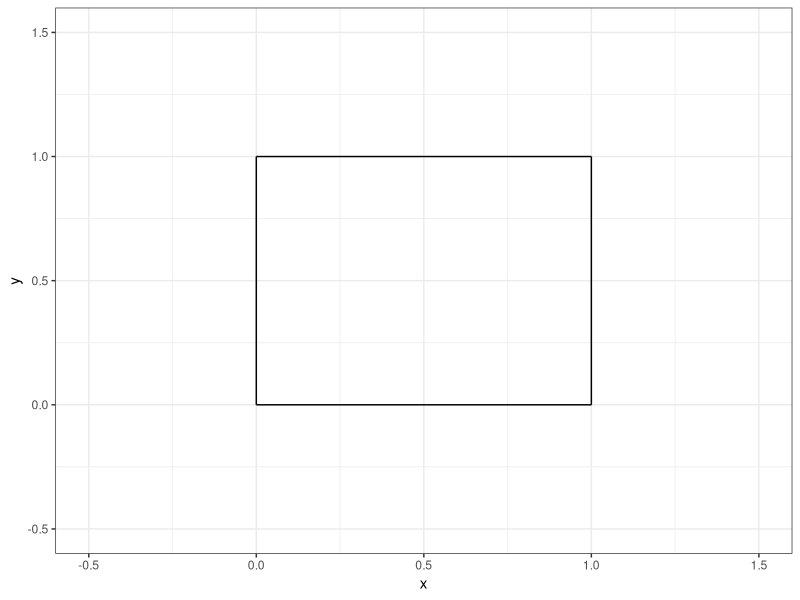
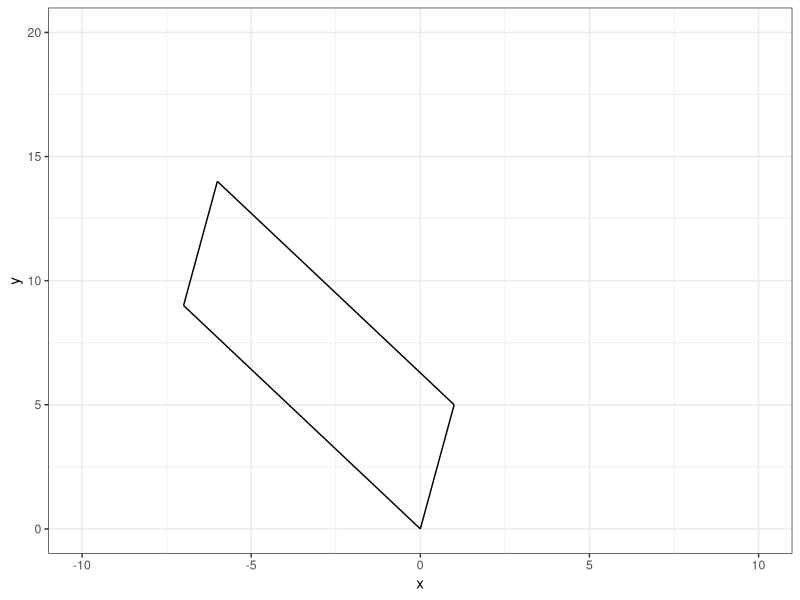

These figures' R source, in order:
## ---- chunk 1
#| echo: false

default_chunk_hook  <- knitr::knit_hooks$get("chunk")

latex_font_size <- c("Huge", "huge", "LARGE", "Large", 
                     "large", "normalsize", "small", 
                     "footnotesize", "scriptsize", "tiny")

knitr::knit_hooks$set(chunk = function(x, options) {
  x <- default_chunk_hook(x, options)
  if(options$size %in% latex_font_size) {
    paste0("\n \\", options$size, "\n\n", 
      x, 
      "\n\n \\normalsize"
    )
  } else {
    x
  }
})

## ---- chunk 2
#| label: load-packages
#| include: false
library(tidyverse)
## ---- chunk 3
#| label: fig-unitsquare
#| fig-cap: "The unit square."
#| fig-width: 3
#| fig-height: 3
#| scale: "80%"
#| fig-align: "center"
#| size: "scriptsize"
ggplot() +
  geom_segment(aes(x = 0, xend = 0,
                   y=0, yend = 1))+
  geom_segment(aes(x = 0, xend = 1,
                   y=1, yend = 1))+
  geom_segment(aes(x = 1, xend = 1,
                   y=0, yend = 1))+
  geom_segment(aes(x = 0, xend = 1,
                   y=0, yend = 0)) +
  theme_bw() + 
  xlim(-0.5, 1.5)+
  ylim(-0.5, 1.5)+
  labs(x = "x", 
       y = "y")
## ---- chunk 4
#| size: "scriptsize"
(M <- matrix(data = c(1, 0, 0, 1), nrow = 2, ncol = 2)) # 
(A <- matrix(data = c(1, 5, -7, 9), nrow = 2, ncol = 2)) # created matrix A
## ---- chunk 5
#| size: "scriptsize" 
(T <- A %*% M) # Created matrix T
## ---- chunk 6
#| size: "scriptsize" 
(basis.vector.1 <- T[, 1]) # created basis.vector.1 
(basis.vector.2 <- T[, 2]) # created basis.vector.2
## ---- chunk 7
#| size: "scriptsize" 
(p0 <- c(0, 0)) 
(p1 <- c(1, 5))
(p2 <- c(-6, 14))
(p3 <- c(-7, 9)) # created points p0, p1, p2, p3
## ---- chunk 8
#| label: fig-matrixT
#| fig-cap: "Matrix T."
#| fig-width: 3
#| fig-height: 3
#| scale: "80%"
#| fig-align: "center"
#| size: "scriptsize"
ggplot() +
  geom_segment(aes(x = p0[1], y = p0[2], xend = p1[1], yend = p1[2])) +
  geom_segment(aes(x = p1[1], y = p1[2], xend = p2[1], yend = p2[2])) +
  geom_segment(aes(x = p2[1], y = p2[2], xend = p3[1], yend = p3[2])) +
  geom_segment(aes(x = p3[1], y = p3[2], xend = p0[1], yend = p0[2])) +
  theme_bw() +
  xlim(-10, 10) +
  ylim(0, 20) +
  labs(x = "x", y = "y")
## ---- chunk 9
#| size: "scriptsize" 
(A.determinant <- det(A)) # found determinant of A
## ---- chunk 10
#| size: "scriptsize" 
(A <- matrix(data = c(1, 2, 2, 4), nrow = 2, ncol = 2)) # created matrix A
